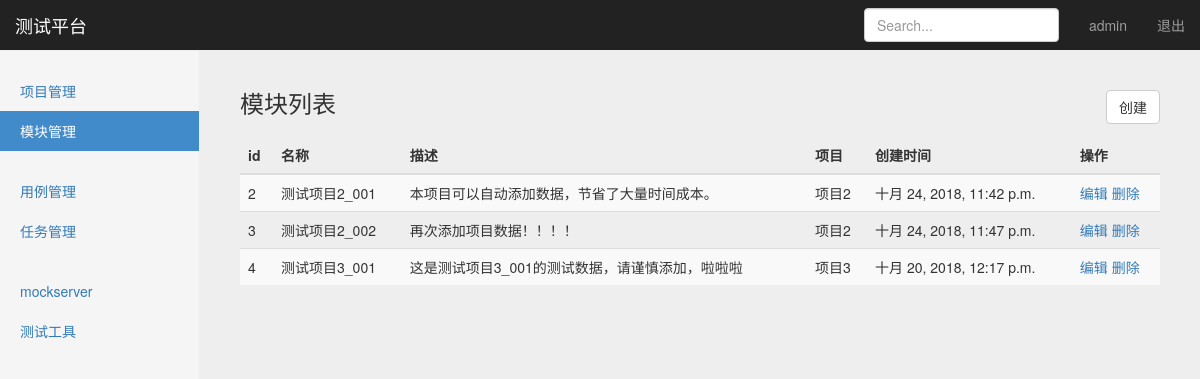
The app's page /manage/module_manage/ (signed in), older data.
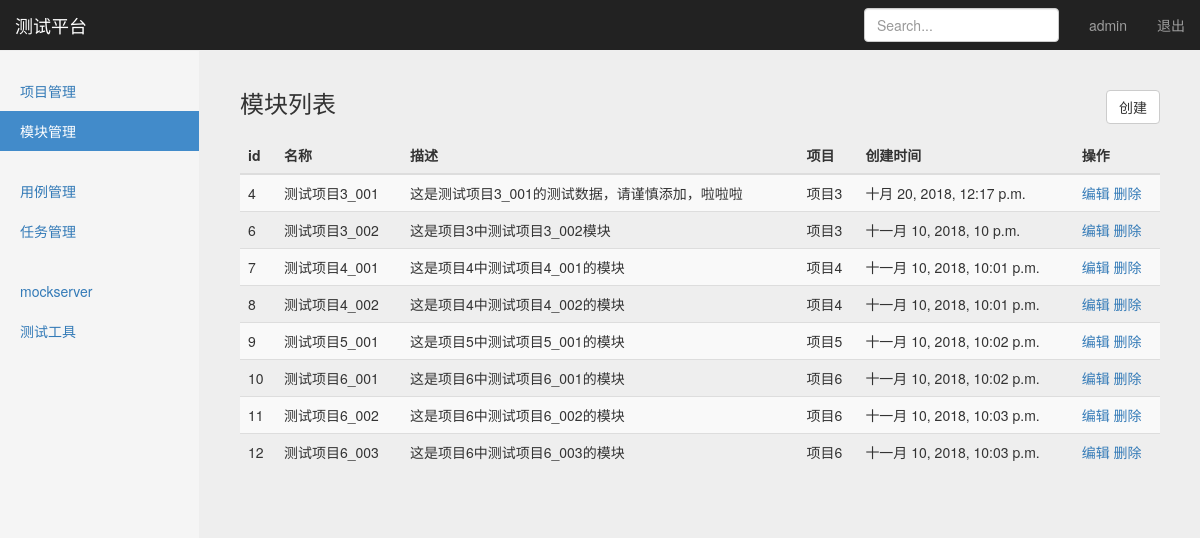
The same page, newer data.
### project_app/models.py (models this page shows, shortened)
class Module(models.Model):
    project = models.ForeignKey(Project,on_delete=models.CASCADE)
    name = models.CharField("名称", max_length=100, blank=False, default="")
    describe = models.TextField("描述", default="")
    create_time = models.DateTimeField("创建时间", auto_now=True)

class Project(models.Model):
    name = models.CharField("名称",max_length=100,blank=False,default="")  #https://www.cnblogs.com/ccorz/p/Django-models-zhong-guan-yublank-yunull-de-bu-chon.html
    describe = models.TextField("描述",default="")
    status = models.BooleanField("状态",default=True)
    create_time = models.DateTimeField("创建时间",auto_now=True)
    def __str__(self):
        return self.name

### project_app/views/module_views.py (the view)
# urls.py: path('module_manage/',module_views.module_manage),
@login_required
def module_manage(request):
    username = request.session.get('user','')   #读取浏览器session
    module_all = Module.objects.all()
    return render(request, "module_manage.html",{"user":username,"modules":module_all,"type":"list"})

### templates/module_manage.html (shortened to what this page needs)
{% extends "base.html" %}
{% block content %}
    <nav class="navbar navbar-inverse navbar-fixed-top">
      <div class="container-fluid">
        <div class="navbar-header">
          <a class="navbar-brand" href="#">测试平台</a>
        </div>
        <div id="navbar" class="navbar-collapse collapse">
          <ul class="nav navbar-nav navbar-right">
            <li><a href="#">{{ user }}</a></li>
            <li><a href="/logout">退出</a></li>
          </ul>
          <form class="navbar-form navbar-right">
            <input type="text" class="form-control" placeholder="Search...">
          </form>
        </div>
      </div>
    </nav>
    <div class="container-fluid">
      <div class="row">
        <div class="col-sm-3 col-md-2 sidebar">
          <ul class="nav nav-sidebar">
            <li><a href="/manage/project_manage/">项目管理</a></li>
            <li class="active"><a href="#">模块管理</a></li>
          </ul>
          <ul class="nav nav-sidebar">
            <li><a href="/interface/case_manage/">用例管理</a></li>
            <li><a href="/interface/task_manage/">任务管理</a></li>
          </ul>
          <ul class="nav nav-sidebar">
            <li><a href="">mockserver</a></li>
            <li><a href="">测试工具</a></li>
          </ul>
        </div>
        {% if type == 'list' %}
        <div class="col-sm-9 col-sm-offset-3 col-md-10 col-md-offset-2 main">
          <h3 class="sub-header">模块列表
            <button type="button" class="btn btn-default"
                    style="float: right;"
                    onclick="window.location.href='/manage/add_module/'">创建</button>
          </h3>
          <div class="table-responsive">
            <table class="table table-striped">
              <thead>
                <tr>
                  <th>id</th>
                  <th>名称</th>
                  <th>描述</th>
                  <th>项目</th>
                  <th>创建时间</th>
                  <th>操作</th>
                </tr>
              </thead>
              <tbody>
                {% for module in modules %}
                <tr>
                  <td>{{ module.id }}</td>
                  <td>{{ module.name }}</td>
                  <td>{{ module.describe }}</td>
                  <td>{{ module.project }}</td>
                  <td>{{ module.create_time }}</td>
                  <td>
                      <a href="/manage/edit_module/{{ module.id }}/">编辑</a>
                      <a href="/manage/delete_module/{{ module.id }}/">删除</a>
                  </td>
                </tr>
                {% endfor %}
              </tbody>
            </table>
          </div>
        </div>
        {% endif %}
      </div>
    </div>
{% endblock %}

Row changes from the older to the newer data that the page shows:
removed Module: id "2", name "测试项目2_001", describe "本项目可以自动添加数据，节省了大量时间成本。", project "项目2", create_time "十月 24, 2018, 11:42 p.m."
removed Module: id "3", name "测试项目2_002", describe "再次添加项目数据！！！！", project "项目2", create_time "十月 24, 2018, 11:47 p.m."
added Module: id "6", name "测试项目3_002", describe "这是项目3中测试项目3_002模块", project "项目3", create_time "十一月 10, 2018, 10 p.m."
added Module: id "7", name "测试项目4_001", describe "这是项目4中测试项目4_001的模块", project "项目4", create_time "十一月 10, 2018, 10:01 p.m."
added Module: id "8", name "测试项目4_002", describe "这是项目4中测试项目4_002的模块", project "项目4", create_time "十一月 10, 2018, 10:01 p.m."
added Module: id "9", name "测试项目5_001", describe "这是项目5中测试项目5_001的模块", project "项目5", create_time "十一月 10, 2018, 10:02 p.m."
added Module: id "10", name "测试项目6_001", describe "这是项目6中测试项目6_001的模块", project "项目6", create_time "十一月 10, 2018, 10:02 p.m."
added Module: id "11", name "测试项目6_002", describe "这是项目6中测试项目6_002的模块", project "项目6", create_time "十一月 10, 2018, 10:03 p.m."
added Module: id "12", name "测试项目6_003", describe "这是项目6中测试项目6_003的模块", project "项目6", create_time "十一月 10, 2018, 10:03 p.m."
